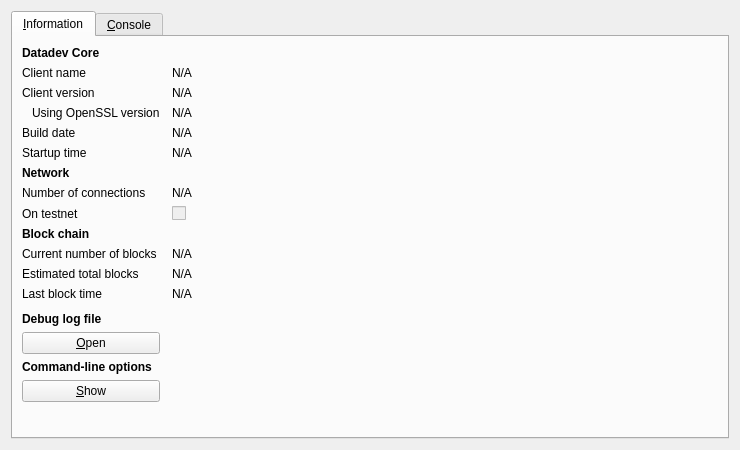
<?xml version="1.0" encoding="UTF-8"?>
<ui version="4.0">
 <class>RPCConsole</class>
 <widget class="QDialog" name="RPCConsole">
  <property name="geometry">
   <rect>
    <x>0</x>
    <y>0</y>
    <width>740</width>
    <height>450</height>
   </rect>
  </property>
  <property name="windowTitle">
   <string>Datadev - Debug window</string>
  </property>
  <layout class="QVBoxLayout" name="verticalLayout_2">
   <item>
    <widget class="QTabWidget" name="tabWidget">
     <property name="currentIndex">
      <number>0</number>
     </property>
     <widget class="QWidget" name="tab_info">
      <attribute name="title">
       <string>&amp;Information</string>
      </attribute>
      <layout class="QGridLayout" name="gridLayout" columnstretch="0,1">
       <property name="horizontalSpacing">
        <number>12</number>
       </property>
       <item row="0" column="0">
        <widget class="QLabel" name="label_9">
         <property name="font">
          <font>
           <weight>75</weight>
           <bold>true</bold>
          </font>
         </property>
         <property name="text">
          <string>Datadev Core</string>
         </property>
        </widget>
       </item>
       <item row="1" column="0">
        <widget class="QLabel" name="label_5">
         <property name="text">
          <string>Client name</string>
         </property>
        </widget>
       </item>
       <item row="1" column="1">
        <widget class="QLabel" name="clientName">
         <property name="cursor">
          <cursorShape>IBeamCursor</cursorShape>
         </property>
         <property name="text">
          <string>N/A</string>
         </property>
         <property name="textFormat">
          <enum>Qt::PlainText</enum>
         </property>
         <property name="textInteractionFlags">
          <set>Qt::LinksAccessibleByMouse|Qt::TextSelectableByKeyboard|Qt::TextSelectableByMouse</set>
         </property>
        </widget>
       </item>
       <item row="2" column="0">
        <widget class="QLabel" name="label_6">
         <property name="text">
          <string>Client version</string>
         </property>
        </widget>
       </item>
       <item row="2" column="1">
        <widget class="QLabel" name="clientVersion">
         <property name="cursor">
          <cursorShape>IBeamCursor</cursorShape>
         </property>
         <property name="text">
          <string>N/A</string>
         </property>
         <property name="textFormat">
          <enum>Qt::PlainText</enum>
         </property>
         <property name="textInteractionFlags">
          <set>Qt::LinksAccessibleByMouse|Qt::TextSelectableByKeyboard|Qt::TextSelectableByMouse</set>
         </property>
        </widget>
       </item>
       <item row="3" column="0">
        <widget class="QLabel" name="label_14">
         <property name="text">
          <string>Using OpenSSL version</string>
         </property>
         <property name="indent">
          <number>10</number>
         </property>
        </widget>
       </item>
       <item row="3" column="1">
        <widget class="QLabel" name="openSSLVersion">
         <property name="cursor">
          <cursorShape>IBeamCursor</cursorShape>
         </property>
         <property name="text">
          <string>N/A</string>
         </property>
         <property name="textFormat">
          <enum>Qt::PlainText</enum>
         </property>
         <property name="textInteractionFlags">
          <set>Qt::LinksAccessibleByMouse|Qt::TextSelectableByKeyboard|Qt::TextSelectableByMouse</set>
         </property>
        </widget>
       </item>
       <item row="4" column="0">
        <widget class="QLabel" name="label_12">
         <property name="text">
          <string>Build date</string>
         </property>
        </widget>
       </item>
       <item row="4" column="1">
        <widget class="QLabel" name="buildDate">
         <property name="cursor">
          <cursorShape>IBeamCursor</cursorShape>
         </property>
         <property name="text">
          <string>N/A</string>
         </property>
         <property name="textFormat">
          <enum>Qt::PlainText</enum>
         </property>
         <property name="textInteractionFlags">
          <set>Qt::LinksAccessibleByMouse|Qt::TextSelectableByKeyboard|Qt::TextSelectableByMouse</set>
         </property>
        </widget>
       </item>
       <item row="5" column="0">
        <widget class="QLabel" name="label_13">
         <property name="text">
          <string>Startup time</string>
         </property>
        </widget>
       </item>
       <item row="5" column="1">
        <widget class="QLabel" name="startupTime">
         <property name="cursor">
          <cursorShape>IBeamCursor</cursorShape>
         </property>
         <property name="text">
          <string>N/A</string>
         </property>
         <property name="textFormat">
          <enum>Qt::PlainText</enum>
         </property>
         <property name="textInteractionFlags">
          <set>Qt::LinksAccessibleByMouse|Qt::TextSelectableByKeyboard|Qt::TextSelectableByMouse</set>
         </property>
        </widget>
       </item>
       <item row="6" column="0">
        <widget class="QLabel" name="label_11">
         <property name="font">
          <font>
           <weight>75</weight>
           <bold>true</bold>
          </font>
         </property>
         <property name="text">
          <string>Network</string>
         </property>
        </widget>
       </item>
       <item row="7" column="0">
        <widget class="QLabel" name="label_7">
         <property name="text">
          <string>Number of connections</string>
         </property>
        </widget>
       </item>
       <item row="7" column="1">
        <widget class="QLabel" name="numberOfConnections">
         <property name="cursor">
          <cursorShape>IBeamCursor</cursorShape>
         </property>
         <property name="text">
          <string>N/A</string>
         </property>
         <property name="textFormat">
          <enum>Qt::PlainText</enum>
         </property>
         <property name="textInteractionFlags">
          <set>Qt::LinksAccessibleByMouse|Qt::TextSelectableByKeyboard|Qt::TextSelectableByMouse</set>
         </property>
        </widget>
       </item>
       <item row="8" column="0">
        <widget class="QLabel" name="label_8">
         <property name="text">
          <string>On testnet</string>
         </property>
        </widget>
       </item>
       <item row="8" column="1">
        <widget class="QCheckBox" name="isTestNet">
         <property name="enabled">
          <bool>false</bool>
         </property>
         <property name="text">
          <string/>
         </property>
        </widget>
       </item>
       <item row="9" column="0">
        <widget class="QLabel" name="label_10">
         <property name="font">
          <font>
           <weight>75</weight>
           <bold>true</bold>
          </font>
         </property>
         <property name="text">
          <string>Block chain</string>
         </property>
        </widget>
       </item>
       <item row="10" column="0">
        <widget class="QLabel" name="label_3">
         <property name="text">
          <string>Current number of blocks</string>
         </property>
        </widget>
       </item>
       <item row="10" column="1">
        <widget class="QLabel" name="numberOfBlocks">
         <property name="cursor">
          <cursorShape>IBeamCursor</cursorShape>
         </property>
         <property name="text">
          <string>N/A</string>
         </property>
         <property name="textFormat">
          <enum>Qt::PlainText</enum>
         </property>
         <property name="textInteractionFlags">
          <set>Qt::LinksAccessibleByMouse|Qt::TextSelectableByKeyboard|Qt::TextSelectableByMouse</set>
         </property>
        </widget>
       </item>
       <item row="11" column="0">
        <widget class="QLabel" name="label_4">
         <property name="text">
          <string>Estimated total blocks</string>
         </property>
        </widget>
       </item>
       <item row="11" column="1">
        <widget class="QLabel" name="totalBlocks">
         <property name="cursor">
          <cursorShape>IBeamCursor</cursorShape>
         </property>
         <property name="text">
          <string>N/A</string>
         </property>
         <property name="textFormat">
          <enum>Qt::PlainText</enum>
         </property>
         <property name="textInteractionFlags">
          <set>Qt::LinksAccessibleByMouse|Qt::TextSelectableByKeyboard|Qt::TextSelectableByMouse</set>
         </property>
        </widget>
       </item>
       <item row="12" column="0">
        <widget class="QLabel" name="label_2">
         <property name="text">
          <string>Last block time</string>
         </property>
        </widget>
       </item>
       <item row="12" column="1">
        <widget class="QLabel" name="lastBlockTime">
         <property name="cursor">
          <cursorShape>IBeamCursor</cursorShape>
         </property>
         <property name="text">
          <string>N/A</string>
         </property>
         <property name="textFormat">
          <enum>Qt::PlainText</enum>
         </property>
         <property name="textInteractionFlags">
          <set>Qt::LinksAccessibleByMouse|Qt::TextSelectableByKeyboard|Qt::TextSelectableByMouse</set>
         </property>
        </widget>
       </item>
       <item row="13" column="0">
        <spacer name="verticalSpacer_2">
         <property name="orientation">
          <enum>Qt::Vertical</enum>
         </property>
         <property name="sizeHint" stdset="0">
          <size>
           <width>20</width>
           <height>20</height>
          </size>
         </property>
        </spacer>
       </item>
       <item row="14" column="0">
        <widget class="QLabel" name="labelDebugLogfile">
         <property name="font">
          <font>
           <weight>75</weight>
           <bold>true</bold>
          </font>
         </property>
         <property name="text">
          <string>Debug log file</string>
         </property>
        </widget>
       </item>
       <item row="15" column="0">
        <widget class="QPushButton" name="openDebugLogfileButton">
         <property name="toolTip">
          <string>Open the Datadev debug log file from the current data directory. This can take a few seconds for large log files.</string>
         </property>
         <property name="text">
          <string>&amp;Open</string>
         </property>
         <property name="autoDefault">
          <bool>false</bool>
         </property>
        </widget>
       </item>
       <item row="16" column="0">
        <widget class="QLabel" name="labelCLOptions">
         <property name="font">
          <font>
           <weight>75</weight>
           <bold>true</bold>
          </font>
         </property>
         <property name="text">
          <string>Command-line options</string>
         </property>
        </widget>
       </item>
       <item row="17" column="0">
        <widget class="QPushButton" name="showCLOptionsButton">
         <property name="toolTip">
          <string>Show the Datadev-Qt help message to get a list with possible Datadev command-line options.</string>
         </property>
         <property name="text">
          <string>&amp;Show</string>
         </property>
         <property name="autoDefault">
          <bool>false</bool>
         </property>
        </widget>
       </item>
       <item row="18" column="0">
        <spacer name="verticalSpacer">
         <property name="orientation">
          <enum>Qt::Vertical</enum>
         </property>
         <property name="sizeHint" stdset="0">
          <size>
           <width>20</width>
           <height>40</height>
          </size>
         </property>
        </spacer>
       </item>
      </layout>
     </widget>
     <widget class="QWidget" name="tab_console">
      <attribute name="title">
       <string>&amp;Console</string>
      </attribute>
      <layout class="QVBoxLayout" name="verticalLayout_3">
       <property name="spacing">
        <number>3</number>
       </property>
       <item>
        <widget class="QTextEdit" name="messagesWidget">
         <property name="minimumSize">
          <size>
           <width>0</width>
           <height>100</height>
          </size>
         </property>
         <property name="readOnly">
          <bool>true</bool>
         </property>
         <property name="tabKeyNavigation" stdset="0">
          <bool>false</bool>
         </property>
         <property name="columnCount" stdset="0">
          <number>2</number>
         </property>
        </widget>
       </item>
       <item>
        <layout class="QHBoxLayout" name="horizontalLayout">
         <property name="spacing">
          <number>3</number>
         </property>
         <item>
          <widget class="QLabel" name="label">
           <property name="text">
            <string notr="true">&gt;</string>
           </property>
          </widget>
         </item>
         <item>
          <widget class="QLineEdit" name="lineEdit"/>
         </item>
         <item>
          <widget class="QPushButton" name="clearButton">
           <property name="maximumSize">
            <size>
             <width>24</width>
             <height>24</height>
            </size>
           </property>
           <property name="toolTip">
            <string>Clear console</string>
           </property>
           <property name="text">
            <string/>
           </property>
           <property name="icon">
            <iconset resource="../bitcoin.qrc">
             <normaloff>:/icons/remove</normaloff>:/icons/remove</iconset>
           </property>
           <property name="shortcut">
            <string notr="true">Ctrl+L</string>
           </property>
           <property name="autoDefault">
            <bool>false</bool>
           </property>
          </widget>
         </item>
        </layout>
       </item>
      </layout>
     </widget>
    </widget>
   </item>
  </layout>
 </widget>
 <resources>
  <include location="../bitcoin.qrc"/>
 </resources>
 <connections/>
</ui>
